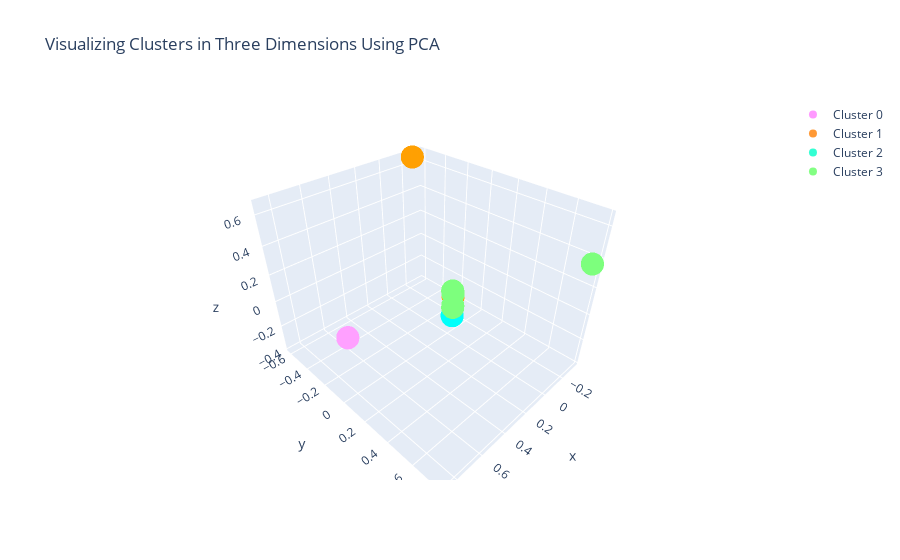

Source (notebook cell):
### Code cell
#Instructions for building the 3-D plot

#trace1 is for 'Cluster 0'
trace1 = go.Scatter3d(
                    x = cluster0["PC1_3d"],
                    y = cluster0["PC2_3d"],
                    z = cluster0["PC3_3d"],
                    mode = "markers",
                    name = "Cluster 0",
                    marker = dict(color = 'rgba(255, 128, 255, 0.8)'),
                    text = None)

#trace2 is for 'Cluster 1'
trace2 = go.Scatter3d(
                    x = cluster1["PC1_3d"],
                    y = cluster1["PC2_3d"],
                    z = cluster1["PC3_3d"],
                    mode = "markers",
                    name = "Cluster 1",
                    marker = dict(color = 'rgba(255, 128, 2, 0.8)'),
                    text = None)

#trace3 is for 'Cluster 2'
trace3 = go.Scatter3d(
                    x = cluster2["PC1_3d"],
                    y = cluster2["PC2_3d"],
                    z = cluster2["PC3_3d"],
                    mode = "markers",
                    name = "Cluster 2",
                    marker = dict(color = 'rgba(0, 255, 200, 0.8)'),
                    text = None)

#trace4 is for 'Cluster 4'
trace4 = go.Scatter3d(
                    x = cluster3["PC1_3d"],
                    y = cluster3["PC2_3d"],
                    z = cluster3["PC3_3d"],
                    mode = "markers",
                    name = "Cluster 3",
                    marker = dict(color = 'rgba(100, 255, 100, 0.8)'),
                    text = None)


data = [trace1, trace2, trace3, trace4]

title = "Visualizing Clusters in Three Dimensions Using PCA"

layout = dict(title = title,
              xaxis= dict(title= 'PC1',ticklen= 5,zeroline= False),
              yaxis= dict(title= 'PC2',ticklen= 5,zeroline= False)
             )

fig = dict(data = data, layout = layout)

iplot(fig)

### Figure 1 — Plotly figure (JSON) as saved in the notebook; plotly's stock layout.template omitted (floating-point values rounded to 4 significant figures; data arrays with more than 128 entries replaced by an {"elided": "..."} marker saying what was removed)
{"data": [{"marker": {"color": "rgba(255, 128, 255, 0.8)"}, "mode": "markers", "name": "Cluster 0", "type": "scatter3d", "x": {"elided": "926 float values"}, "y": {"elided": "926 float values"}, "z": {"elided": "926 float values"}}, {"marker": {"color": "rgba(255, 128, 2, 0.8)"}, "mode": "markers", "name": "Cluster 1", "type": "scatter3d", "x": {"elided": "1137 float values"}, "y": {"elided": "1137 float values"}, "z": {"elided": "1137 float values"}}, {"marker": {"color": "rgba(0, 255, 200, 0.8)"}, "mode": "markers", "name": "Cluster 2", "type": "scatter3d", "x": {"elided": "511 float values"}, "y": {"elided": "511 float values"}, "z": {"elided": "511 float values"}}, {"marker": {"color": "rgba(100, 255, 100, 0.8)"}, "mode": "markers", "name": "Cluster 3", "type": "scatter3d", "x": {"elided": "3967 float values"}, "y": {"elided": "3967 float values"}, "z": {"elided": "3967 float values"}}], "layout": {"title": {"text": "Visualizing Clusters in Three Dimensions Using PCA"}, "xaxis": {"ticklen": 5, "title": {"text": "PC1"}, "zeroline": false}, "yaxis": {"ticklen": 5, "title": {"text": "PC2"}, "zeroline": false}}}
